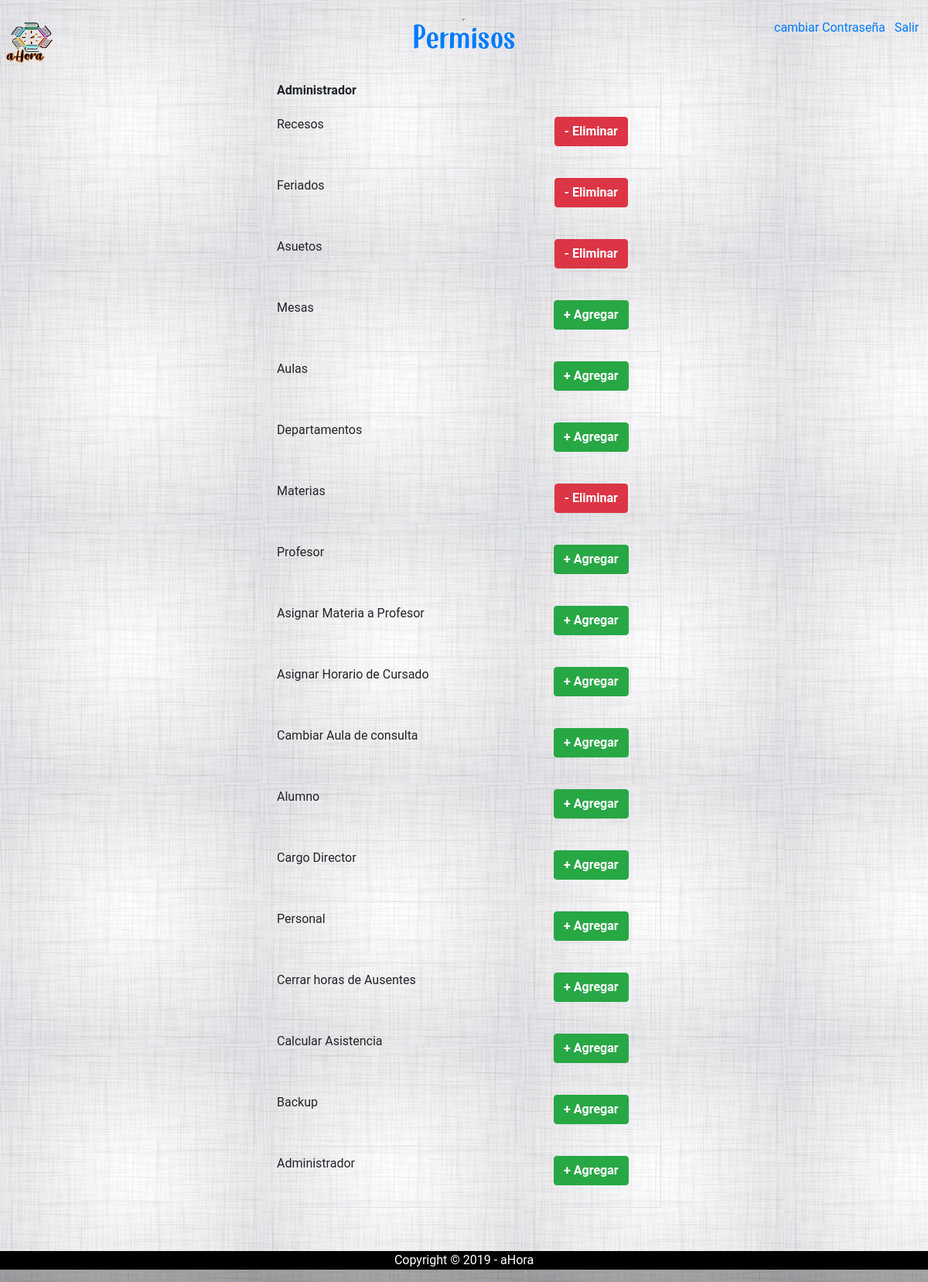
/vista/administrador/Permisos.php (signed in), run on an earlier commit of the app's database.
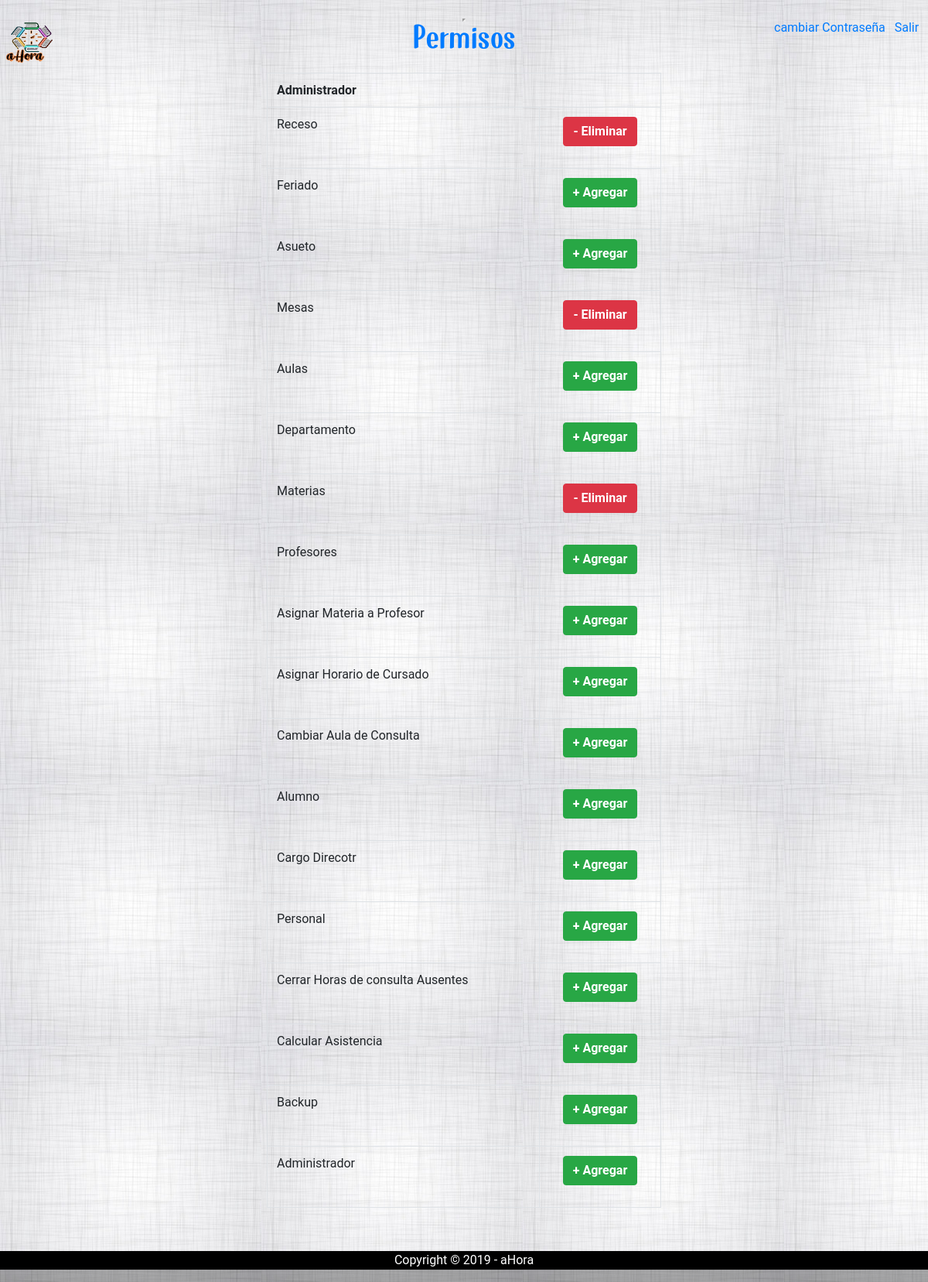
And on a later commit of the database.
### tables this page shows
CREATE TABLE `privilegio` (
  `nombrePrivilegio` varchar(35) NOT NULL,
  `numeroPermiso` int(11) NOT NULL,
  `id_privilegio` int(20) NOT NULL
);

### vista/rutas.php (called while the page is built, shortened)
<?php
$URL='http://localhost/ProyectoFinalUTN';
$logo="/vista//partials/logo.png";
$fondo="/vista/fondoCuerpo.jpg";
$style="/vista/assert/css/style.css";
$vistacambiocontraseña='/vista/profesor/cambiarContrasenia.php';
$editarPermisos='/controlador/administrador/editarPermisos.php';

### controlador/administrador/controladorAdministrador.php (called while the page is built, shortened)
<?php
require 'C:/xampp/htdocs/ProyectoFinalUTN/vista/rutas.php';
class controladorAdministrador extends conexion
{
            function BuscarPermisos($idRol){
                $permisos=array();
                $conn = $this->getconexion();
                $stmt = $conn->prepare("SELECT privilegio.nombrePrivilegio,privilegio.numeroPermiso
                FROM privilegio
                INNER JOIN privilegioperfil
                    ON privilegioperfil.fk_privilegio = privilegio.id_privilegio
                INNER JOIN perfil
                    ON privilegioperfil.fk_perfil = perfil.id_perfil
                WHERE perfil.id_perfil='$idRol'");
                $stmt->execute();
                while($row = $stmt->fetch()) {
                    array_push($permisos,$row[1]);
                }
                return $permisos;
            }
            function buscarNombrePrivilegios(){
                $permisos=array();
                $conn = $this->getconexion();
                $stmt = $conn->prepare("SELECT privilegio.nombrePrivilegio,privilegio.numeroPermiso
                FROM privilegio");
                $stmt->execute();
                while($row = $stmt->fetch()) {
                    $permisos1=array();
                    array_push($permisos1,$row[0],$row[1]);
                    array_push($permisos,$permisos1);
                }
                return $permisos;
            }
}
?>

### vista/administrador/Permisos.php (the view, shortened to what this page needs)
<?php
require 'C:/xampp/htdocs/ProyectoFinalUTN/vista/rutas.php';
$a=new controladorAdministrador();
$editarPermisos=$URL.$editarPermisos;
$permisoRol=6;
?>
<!DOCTYPE html>
<html>
    <head>
        <link rel="stylesheet" href="https://stackpath.bootstrapcdn.com/bootstrap/4.3.1/css/bootstrap.min.css">
        <link href=<?php echo $URL.$style?> rel="stylesheet" type="text/css"/>
    </head>
    <body background = <?php echo $URL.$fondo?>>
        <?php include  $DIR.$headerAdmin ?>
        <div class="container" align="center">
        <br>
            <iframe width="0" height="0" border="0" name="dummyframe" id="dummyframe"></iframe>
            <form action=<?php echo $editarPermisos ?> method="POST" target="dummyframe">
                <div class="form-group" align="center">
                    <h2 for="permisos" class="text-primary" style="font-family:myFirstFont,garamond,serif;font-size:42px;">Permisos</h2>
                </div>
                <div id='div'>
                    <div class="container" align="center">
                        <div class="table-responsive col-md-6 col-md-offset-2">
                            <table class="table table-bordered table-hover" id="tablaBuscar">
                                <tr class="info">
                                    <th colspan="2">Administrador</th>
                                        <?php
                                            $permisosActuales = $a->BuscarPermisos($permisoRol);
                                            $listaPermisos = $a->buscarNombrePrivilegios();
                                            foreach ($listaPermisos as $permiso): ?>
                                    <tr>
                                        <td>
                                            <?php echo $permiso[0]?></option>
                                        </td>
                                        <td>
                                            <?php if(in_array($permiso[1],$permisosActuales)):?>
                                            <div class="form-group" align="center">
                                                <button class="btn btn-danger btn-xs" value=<?php echo $permiso[1];?> name="permiso" type="submit" onclick="recargarPagina()"> <b>  -  Eliminar </b>
                                                </button>
                                            </div>
                                            <?php else:?>
                                            <div class="form-group" align="center">
                                                <button class="btn btn-success btn-xs" value=<?php echo $permiso[1];?> name="permiso" type="submit" onclick="recargarPagina()"> <b>  +  Agregar </b>
                                                </button>
                                            </div>
                                            <?php endif;?>
                                        </td>
                                    </tr>
                                            <?php endforeach; ?>
                                </tr>
                            </table>
                            <br>
                        </div>
                    </div>
                </div>
            </form>
        </div>
    </body>
    <footer>
        <?php require $DIR.$footer; ?>
    </footer>
</html>

### vista/partials/headerAdmin.php (shortened to what this page needs)
<nav class="fixed-top">
<link href="//netdna.bootstrapcdn.com/font-awesome/4.0.3/css/font-awesome.css" rel="stylesheet">
    <div>
      <br>
      <?php require_once 'C:/xampp/htdocs/ProyectoFinalUTN/vista/rutas.php';?>
      <TD><a href=<?php echo $URL."/vista/administrador/MenuIndex.php"?> style="float:left;"> <img src=<?php echo '"'.$URL.$logo.'"'?> width="75" height="75" title="Volver"/> </a></TD>
      <TD><a href=<?php echo $URL."/vista/logout.php"?> style="float:right;"><span class="glyphicon glyphicon-log-out"></span> Salir &nbsp;&nbsp;  </a> </TD>
      <TD><a href=<?php echo $URL.$vistacambiocontraseña?> style="float:right;"><span class="glyphicon glyphicon-edit"></span> cambiar Contraseña &nbsp;&nbsp; </a></TD>
    </div>
  </nav>

### vista/partials/footer.php
<nav class="navbar-fixed-bottom" style="background:black;color:white;">
    <div align="center" >
        <?php echo "<p> Copyright &copy; " . date("Y") . " - aHora</p>"; ?>
    </div>
</nav>

### vista/assert/css/style.css (style rules this page uses)
html, body { margin: 0 auto; padding: 0; font-family: 'Roboto', sans-serif; text-align: center; width: 100%; height: 100%; display: table; }
footer { border-bottom: 2px solid #eee; padding: 2px 0 2px; width: 100%; text-align: center; color: black; height: 40px; bottom: 0; position: static; background-color: #0000004f; align-self: flex-end; display: table-row; }
table-mostrar, thead, td { width: 100%; margin: 0; padding: 0; border-collapse: collapse; border: 1px solid black; text-align: left; }
th, td { padding: 10px; text-align: left; width: max-content; }

What changed in the data, as far as the page shows it:
changed privilegio: nombrePrivilegio "Recesos" → "Receso"
changed privilegio: nombrePrivilegio "Feriados" → "Feriado"; text "- Eliminar" → "+ Agregar"
changed privilegio: nombrePrivilegio "Asuetos" → "Asueto"; text "- Eliminar" → "+ Agregar"
computed for privilegio "Mesas": text "+ Agregar" → "- Eliminar"
changed privilegio: nombrePrivilegio "Departamentos" → "Departamento"
changed privilegio: nombrePrivilegio "Profesor" → "Profesores"
changed privilegio: nombrePrivilegio "Cambiar Aula de consulta" → "Cambiar Aula de Consulta"
changed privilegio: nombrePrivilegio "Cargo Director" → "Cargo Direcotr"
changed privilegio: nombrePrivilegio "Cerrar horas de Ausentes" → "Cerrar Horas de consulta Ausentes"
